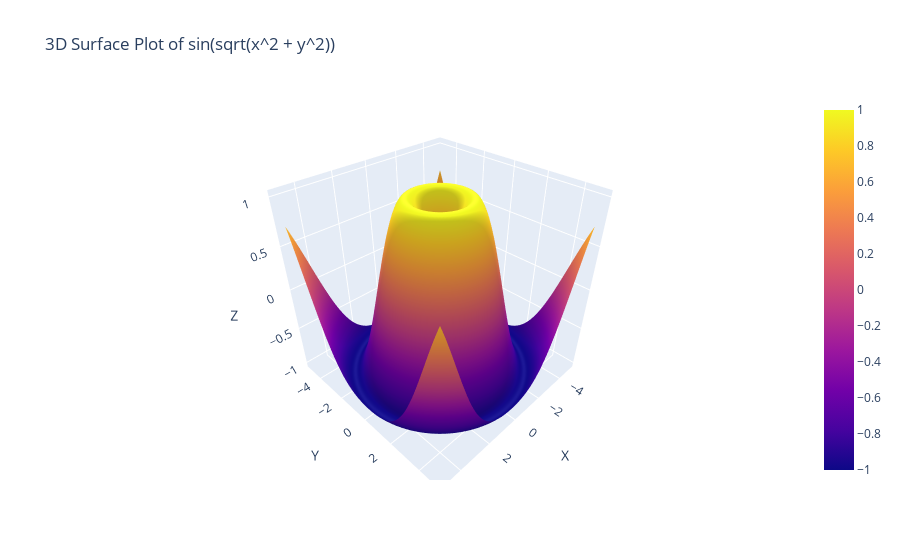

The code cell stored with this chart in its notebook:
### Code cell
#Question_No.4: Using the given x and y data, generate a 3D surface plot to visualize the function 
      #x = np.linspace(-5, 5, 100) 
     #y = np.linspace(-5, 5, 100) 
        #x, y = np.meshgrid(x, y) 
    #z = np.sin(np.sqrt(x**2 + y**2))  
      #data = { 
   #    'X': x.flatten(), 
   #     'Y': y.flatten(), 
   #   'Z': z.flatten() 
   #} 
# df = pd.DataFrame(data)

#Answer:
import numpy as np
import pandas as pd
import plotly.graph_objects as go

# Generate the data
x = np.linspace(-5, 5, 100)
y = np.linspace(-5, 5, 100)
x, y = np.meshgrid(x, y)
z = np.sin(np.sqrt(x**2 + y**2))

# Flatten the data and create a DataFrame
data = {
    'X': x.flatten(),
    'Y': y.flatten(),
    'Z': z.flatten()
}
df = pd.DataFrame(data)

# Create the 3D surface plot
fig = go.Figure(data=[go.Surface(z=z, x=x, y=y)])

# Update the layout for better visualization
fig.update_layout(
    title='3D Surface Plot of sin(sqrt(x^2 + y^2))',
    scene=dict(
        xaxis_title='X',
        yaxis_title='Y',
        zaxis_title='Z'
    )
)

# Show the plot
fig.show()

### Figure 1 — Plotly figure (JSON) as saved in the notebook; plotly's stock layout.template omitted (floating-point values rounded to 4 significant figures; data arrays with more than 128 entries replaced by an {"elided": "..."} marker saying what was removed)
{"data": [{"type": "surface", "x": {"elided": "100x100 float values"}, "y": {"elided": "100x100 float values"}, "z": {"elided": "100x100 float values"}}], "layout": {"scene": {"xaxis": {"title": {"text": "X"}}, "yaxis": {"title": {"text": "Y"}}, "zaxis": {"title": {"text": "Z"}}}, "title": {"text": "3D Surface Plot of sin(sqrt(x^2 + y^2))"}}}
